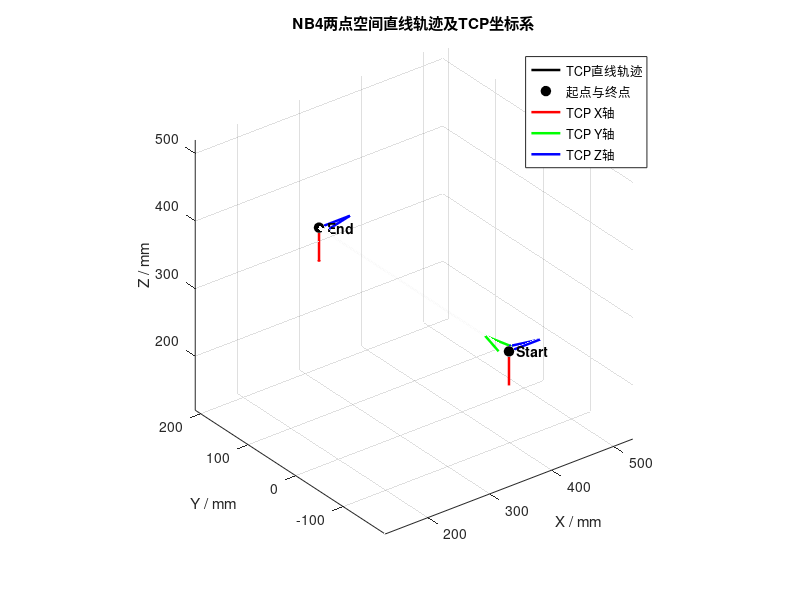

Here is the MATLAB script that generated this plot:
% 根据两个空间点生成机器人的TCP直线轨迹。
% 输出TXT中每四个非空行对应一个4x4齐次位姿矩阵，可直接作为
% trajectory_generate/Tra_generate.py的--poses输入。

%% 可配置参数
% 起点和终点，单位：mm。
% NB4直线
P_start = [331.063710; -188.558820; 319.977830];
P_end   = [331.063710;  211.441180; 319.977830];
% SR4直线

% 期望TCP运行速度和轨迹采样频率。
v = 50;       % mm/s
fre = 1000;   % Hz

% TCP相对于基坐标系的固定姿态
posture = [ 0  0  1;
            0  1  0;
           -1  0  0];

output_name = 'line_TCP_poses_NB4.txt';

%% 输入检查
if ~isequal(size(P_start), [3, 1]) || ~isequal(size(P_end), [3, 1]) || ...
        any(~isfinite(P_start)) || any(~isfinite(P_end))
    error('P_start和P_end必须是有限数值组成的3x1列向量。');
end

line_vector = P_end - P_start;
line_length = norm(line_vector);
if line_length < 1e-9
    error('P_start和P_end不能是同一个点。');
end
if v <= 0 || fre <= 0
    error('运行速度v和采样频率fre必须大于0。');
end
if norm(posture.' * posture - eye(3), 'fro') > 1e-9 || ...
        abs(det(posture) - 1) > 1e-9
    error('posture必须是有效的3x3旋转矩阵。');
end

%% 按速度和采样频率等距生成完整直线
line_time = line_length / v;
segment_count = max(1, ceil(line_time * fre));
progress = linspace(0, 1, segment_count + 1);
trajectory = P_start + line_vector * progress;
point_count = size(trajectory, 2);
actual_speed = line_length * fre / segment_count;

% 为每个位置生成具有相同TCP姿态的4x4齐次位姿矩阵。
TCP_poses = repmat(eye(4), 1, 1, point_count);
TCP_poses(1:3, 1:3, :) = repmat(posture, 1, 1, point_count);
TCP_poses(1:3, 4, :) = reshape(trajectory, 3, 1, point_count);

%% 写入TXT文件
script_path = mfilename('fullpath');
if isempty(script_path)
    output_dir = pwd;
else
    output_dir = fileparts(script_path);
end
output_file = fullfile(output_dir, output_name);
file_id = fopen(output_file, 'w');
if file_id == -1
    error('无法创建TCP位姿文件：%s', output_file);
end

try
    for i = 1:point_count
        fprintf(file_id, '%.10f %.10f %.10f %.10f\n', TCP_poses(:, :, i).');
        fprintf(file_id, '\n');
    end
    fclose(file_id);
catch ME
    fclose(file_id);
    rethrow(ME);
end

%% 绘制空间直线、端点和TCP坐标系
figure('Color', 'w', 'Name', 'NB4 spatial line and TCP frames');
plot3(trajectory(1, :), trajectory(2, :), trajectory(3, :), ...
      'k-', 'LineWidth', 1.8, 'DisplayName', 'TCP直线轨迹');
hold on;
end_points = [P_start, P_end];
plot3(end_points(1, :), end_points(2, :), end_points(3, :), ...
      'ko', 'MarkerFaceColor', 'k', 'MarkerSize', 7, ...
      'DisplayName', '起点与终点');

axis_length = min(0.15 * line_length, 50);
for i = 1:2
    origin = end_points(:, i);
    quiver3(origin(1), origin(2), origin(3), ...
            posture(1, 1) * axis_length, posture(2, 1) * axis_length, ...
            posture(3, 1) * axis_length, 0, 'r', 'LineWidth', 1.8, ...
            'MaxHeadSize', 0.5, 'HandleVisibility', 'off');
    quiver3(origin(1), origin(2), origin(3), ...
            posture(1, 2) * axis_length, posture(2, 2) * axis_length, ...
            posture(3, 2) * axis_length, 0, 'g', 'LineWidth', 1.8, ...
            'MaxHeadSize', 0.5, 'HandleVisibility', 'off');
    quiver3(origin(1), origin(2), origin(3), ...
            posture(1, 3) * axis_length, posture(2, 3) * axis_length, ...
            posture(3, 3) * axis_length, 0, 'b', 'LineWidth', 1.8, ...
            'MaxHeadSize', 0.5, 'HandleVisibility', 'off');
end
text(P_start(1), P_start(2), P_start(3), '  Start', ...
     'FontSize', 10, 'FontWeight', 'bold');
text(P_end(1), P_end(2), P_end(3), '  End', ...
     'FontSize', 10, 'FontWeight', 'bold');

plot3(nan, nan, nan, 'r-', 'LineWidth', 1.8, 'DisplayName', 'TCP X轴');
plot3(nan, nan, nan, 'g-', 'LineWidth', 1.8, 'DisplayName', 'TCP Y轴');
plot3(nan, nan, nan, 'b-', 'LineWidth', 1.8, 'DisplayName', 'TCP Z轴');

grid on;
axis equal;
view(3);
xlabel('X / mm');
ylabel('Y / mm');
zlabel('Z / mm');
title('NB4两点空间直线轨迹及TCP坐标系');
legend('Location', 'best');

fprintf('起点：[%.4f, %.4f, %.4f] mm\n', P_start);
fprintf('终点：[%.4f, %.4f, %.4f] mm\n', P_end);
fprintf('直线长度：%.4f mm\n', line_length);
fprintf('轨迹点数：%d\n', point_count);
fprintf('实际TCP速度：%.6f mm/s\n', actual_speed);
fprintf('TCP位姿已写入：%s\n', output_file);
